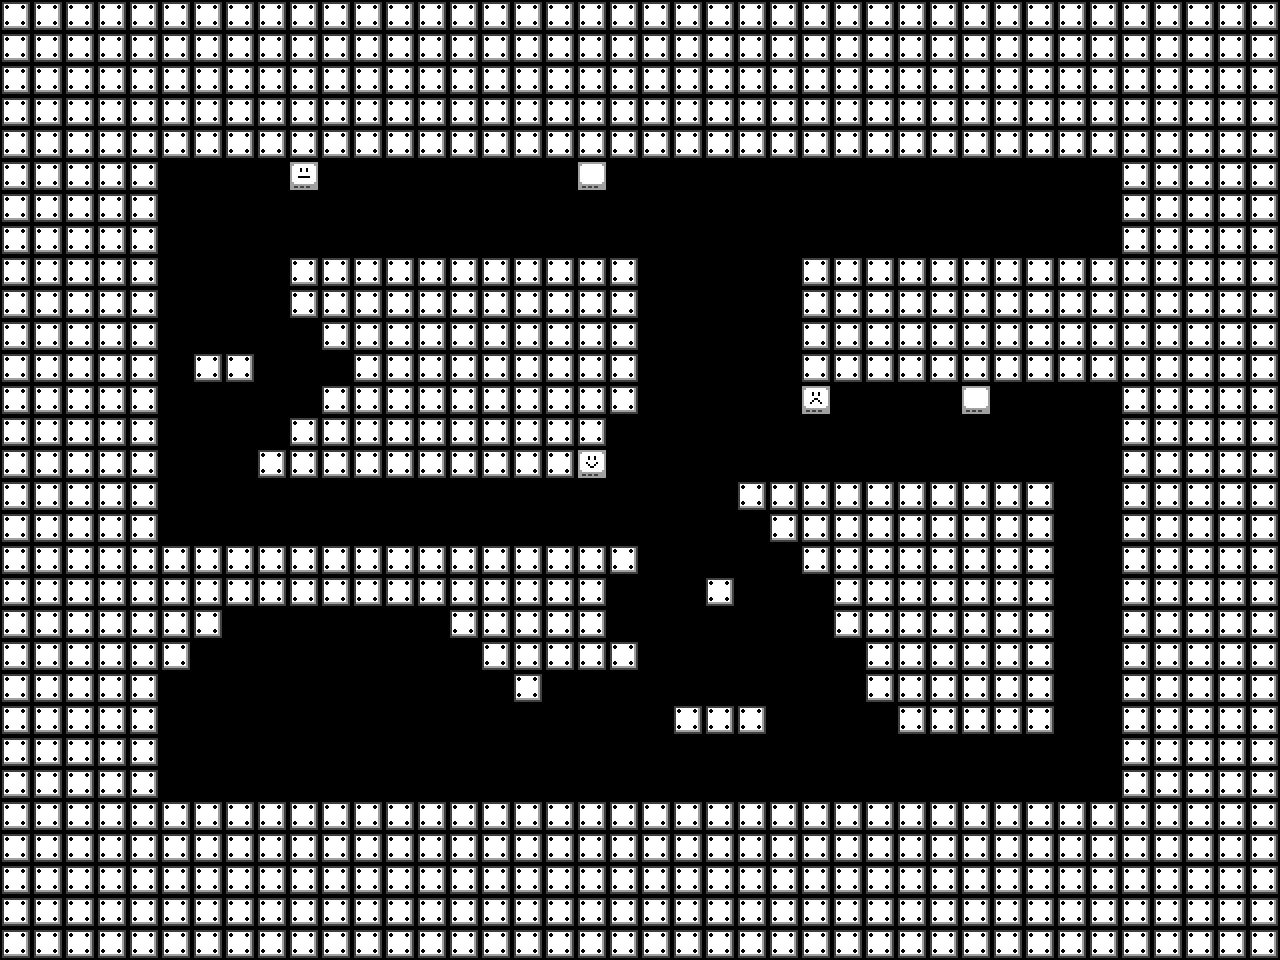

A 2D game scene composited from a Tiled map and its tileset images. What follows is a short description and the map's XML, with each tile layer's data collapsed to a summary:
An orthogonal 40x30 tile map with 32x32 px tiles, 1 tile layer (Platforms) and 58 objects (5x 1, 4x happy, 4x sad, 2x neutral, Entrance, ...).

<map version="1.0" orientation="orthogonal" width="40" height="30" tilewidth="32" tileheight="32">
 <tileset firstgid="1" name="GGJ2014" tilewidth="32" tileheight="32">
  <image source="../images/tilesheet.png" width="160" height="64" />
 </tileset>
 <layer name="Platforms" width="40" height="30">
  <data>[1200 cells, 823 non-empty, 5 distinct tile ids]</data>
 </layer>
 <objectgroup name="Collisions" width="40" height="30">
  <object x="128" y="800" width="1024" height="32" />
  <object x="1120" y="352" width="32" height="448" />
  <object x="800" y="352" width="320" height="32" />
  <object x="800" y="384" width="32" height="32" />
  <object x="960" y="384" width="32" height="32" />
  <object x="736" y="480" width="320" height="32" />
  <object x="768" y="512" width="64" height="32" />
  <object x="800" y="544" width="64" height="32" />
  <object x="832" y="576" width="32" height="64" />
  <object x="864" y="608" width="32" height="96" />
  <object x="896" y="672" width="32" height="64" />
  <object x="928" y="704" width="128" height="32" />
  <object x="1024" y="512" width="32" height="192" />
  <object x="288" y="256" width="352" height="32" />
  <object x="288" y="288" width="64" height="32" />
  <object x="320" y="320" width="64" height="32" />
  <object x="352" y="352" width="32" height="64" />
  <object x="320" y="384" width="32" height="64" />
  <object x="288" y="416" width="32" height="32" />
  <object x="256" y="448" width="352" height="32" />
  <object x="576" y="384" width="32" height="64" />
  <object x="608" y="288" width="32" height="128" />
  <object x="192" y="352" width="64" height="32" />
  <object x="128" y="544" width="512" height="32" />
  <object x="576" y="576" width="32" height="64" />
  <object x="480" y="640" width="160" height="32" />
  <object x="512" y="672" width="32" height="32" />
  <object x="448" y="608" width="64" height="32" />
  <object x="192" y="576" width="288" height="32" />
  <object x="160" y="608" width="64" height="32" />
  <object x="128" y="640" width="64" height="32" />
  <object x="128" y="672" width="32" height="128" />
  <object x="128" y="160" width="32" height="384" />
  <object x="128" y="128" width="1024" height="32" />
  <object x="1120" y="160" width="32" height="128" />
  <object x="800" y="256" width="320" height="32" />
  <object x="800" y="288" width="32" height="64" />
  <object x="288" y="160" width="32" height="32" />
  <object x="576" y="160" width="32" height="32" />
  <object x="704" y="576" width="32" height="32" />
  <object x="672" y="704" width="96" height="32" />
 </objectgroup>
 <objectgroup name="Interactives" width="40" height="30">
  <object name="Entrance" x="288" y="768" width="32" height="32" />
  <object name="Terminal" type="happy" gid="7" x="672" y="800" />
  <object name="Terminal" type="sad" gid="7" x="736" y="800" />
  <object name="Barrier" type="sad" gid="8" x="800" y="448" />
  <object name="Barrier" type="sad" gid="8" x="800" y="480" />
  <object name="Wall" type="1" gid="8" x="960" y="448" />
  <object name="Wall" type="1" gid="8" x="960" y="480" />
  <object name="Barrier" type="happy" gid="8" x="576" y="512" />
  <object name="Barrier" type="happy" gid="8" x="576" y="544" />
  <object name="Barrier" type="neutral" gid="8" x="288" y="224" />
  <object name="Barrier" type="neutral" gid="8" x="288" y="256" />
  <object name="Wall" type="1" gid="8" x="576" y="224" />
  <object name="Wall" type="1" gid="8" x="576" y="256" />
  <object name="Terminal" type="sad" gid="7" x="192" y="544" />
  <object name="Terminal" type="happy" gid="7" x="1024" y="480" />
  <object name="Button" type="1" gid="9" x="864" y="480" />
  <object name="Exit" gid="6" x="992" y="256" />
 </objectgroup>
</map>
